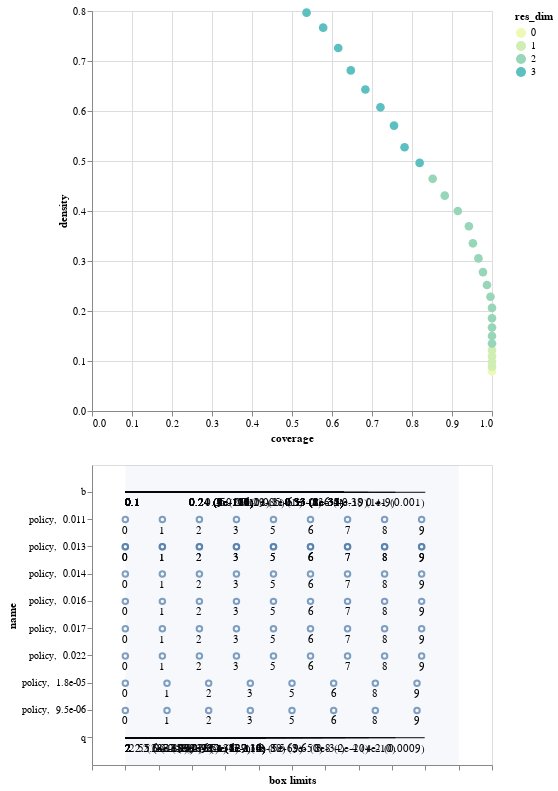

The notebook cell this image was saved under:
### Code cell
box1.inspect_tradeoff()

### Figure 1 — Vega-Lite specification as saved in the notebook (floating-point values rounded to 4 significant figures)
{"$schema": "https://vega.github.io/schema/vega-lite/v3.4.0.json", "config": {"mark": {"tooltip": null}, "view": {"height": 300, "width": 400}}, "datasets": {"data-052dce0515998b56553896d4521f564b": [{"id": 1, "maximum": 0.45, "minimum": 0.1003, "name": "b", "qp_lower": -1, "qp_upper": 0.001198, "x1": 0.1003, "x2": 0.4149}, {"id": 2, "maximum": 0.45, "minimum": 0.1003, "name": "b", "qp_lower": -1, "qp_upper": 1.032e-09, "x1": 0.1003, "x2": 0.3836}, {"id": 3, "maximum": 0.45, "minimum": 0.1003, "name": "b", "qp_lower": -1, "qp_upper": 3.934e-19, "x1": 0.1003, "x2": 0.3551}, {"id": 4, "maximum": 0.45, "minimum": 0.1003, "name": "b", "qp_lower": -1, "qp_upper": 1.098e-31, "x1": 0.1003, "x2": 0.3295}, {"id": 5, "maximum": 0.45, "minimum": 0.1003, "name": "b", "qp_lower": -1, "qp_upper": 1.113e-31, "x1": 0.1003, "x2": 0.3295}, {"id": 5, "maximum": 4.498, "minimum": 2.002, "name": "q", "qp_lower": -1, "qp_upper": 0.0008748, "x1": 2.002, "x2": 4.243}, {"id": 6, "maximum": 0.45, "minimum": 0.1003, "name": "b", "qp_lower": -1, "qp_upper": 1.66e-32, "x1": 0.1003, "x2": 0.3295}, {"id": 6, "maximum": 4.498, "minimum": 2.002, "name": "q", "qp_lower": -1, "qp_upper": 3.544e-10, "x1": 2.002, "x2": 4.025}, {"id": 7, "maximum": 0.45, "minimum": 0.1003, "name": "b", "qp_lower": -1, "qp_upper": 2.129e-33, "x1": 0.1003, "x2": 0.3295}, {"id": 7, "maximum": 4.498, "minimum": 2.002, "name": "q", "qp_lower": -1, "qp_upper": 2.402e-20, "x1": 2.002, "x2": 3.825}, {"id": 8, "maximum": 0.45, "minimum": 0.1003, "name": "b", "qp_lower": -1, "qp_upper": 1.967e-34, "x1": 0.1003, "x2": 0.3295}, {"id": 8, "maximum": 4.498, "minimum": 2.002, "name": "q", "qp_lower": -1, "qp_upper": 8.336e-34, "x1": 2.002, "x2": 3.647}, {"id": 9, "maximum": 0.45, "minimum": 0.1003, "name": "b", "qp_lower": -1, "qp_upper": 8.181e-35, "x1": 0.1003, "x2": 0.3295}, {"id": 9, "maximum": 4.498, "minimum": 2.002, "name": "q", "qp_lower": -1, "qp_upper": 2.377e-50, "x1": 2.002, "x2": 3.48}, {"id": 10, "maximum": 0.45, "minimum": 0.1003, "name": "b", "qp_lower": -1, "qp_upper": 1.273e-35, "x1": 0.1003, "x2": 0.3295}, {"id": 10, "maximum": 4.498, "minimum": 2.002, "name": "q", "qp_lower": -1, "qp_upper": 4.501e-69, "x1": 2.002, "x2": 3.333}, {"id": 11, "maximum": 0.45, "minimum": 0.1003, "name": "b", "qp_lower": -1, "qp_upper": 7.676e-37, "x1": 0.1003, "x2": 0.3295}, {"id": 11, "maximum": 4.498, "minimum": 2.002, "name": "q", "qp_lower": -1, "qp_upper": 1.462e-88, "x1": 2.002, "x2": 3.205}, {"id": 12, "maximum": 0.45, "minimum": 0.1003, "name": "b", "qp_lower": -1, "qp_upper": 8.279e-34, "x1": 0.1003, "x2": 0.3295}, {"id": 12, "maximum": 4.498, "minimum": 2.002, "name": "q", "qp_lower": -1, "qp_upper": 5.662e-110, "x1": 2.002, "x2": 3.054}, {"id": 13, "maximum": 0.45, "minimum": 0.1003, "name": "b", "qp_lower": -1, "qp_upper": 1.378e-48, "x1": 0.1003, "x2": 0.3067}, {"id": 13, "maximum": 4.498, "minimum": 2.002, "name": "q", "qp_lower": -1, "qp_upper": 1.073e-110, "x1": 2.002, "x2": 3.054}, {"id": 14, "maximum": 0.45, "minimum": 0.1003, "name": "b", "qp_lower": -1, "qp_upper": 1.232e-65, "x1": 0.1003, "x2": 0.2863}, {"id": 14, "maximum": 4.498, "minimum": 2.002, "name": "q", "qp_lower": -1, "qp_upper": 9.85e-113, "x1": 2.002, "x2": 3.054}, {"id": 15, "maximum": 0.45, "minimum": 0.1003, "name": "b", "qp_lower": -1, "qp_upper": 1.365e-85, "x1": 0.1003, "x2": 0.2674}, {"id": 15, "maximum": 4.498, "minimum": 2.002, "name": "q", "qp_lower": -1, "qp_upper": 1.627e-114, "x1": 2.002, "x2": 3.054}, {"id": 16, "maximum": 0.45, "minimum": 0.1003, "name": "b", "qp_lower": -1, "qp_upper": 1.517e-101, "x1": 0.1003, "x2": 0.2518}, {"id": 16, "maximum": 4.498, "minimum": 2.002, "name": "q", "qp_lower": -1, "qp_upper": 1.641e-116, "x1": 2.002, "x2": 3.054}, {"id": 17, "maximum": 0.45, "minimum": 0.1003, "name": "b", "qp_lower": -1, "qp_upper": 4.733e-116, "x1": 0.1003, "x2": 0.2354}, {"id": 17, "maximum": 4.498, "minimum": 2.002, "name": "q", "qp_lower": -1, "qp_upper": 4.16e-114, "x1": 2.002, "x2": 3.054}, {"id": 18, "maximum": 0.45, "minimum": 0.1003, "name": "b", "qp_lower": -1, "qp_upper": 1.32e-114, "x1": 0.1003, "x2": 0.2354}, {"id": 18, "maximum": 4.498, "minimum": 2.002, "name": "q", "qp_lower": -1, "qp_upper": 1.735e-129, "x1": 2.002, "x2": 2.946}, {"id": 19, "maximum": 0.45, "minimum": 0.1003, "name": "b", "qp_lower": -1, "qp_upper": 1.626e-112, "x1": 0.1003, "x2": 0.2354}, {"id": 19, "maximum": 4.498, "minimum": 2.002, "name": "q", "qp_lower": -1, "qp_upper": 2.148e-127, "x1": 2.002, "x2": 2.946}, {"id": 20, "maximum": 0.45, "minimum": 0.1003, "name": "b", "qp_lower": -1, "qp_upper": 3.955e-111, "x1": 0.1003, "x2": 0.2354}, {"id": 20, "maximum": 4.498, "minimum": 2.002, "name": "q", "qp_lower": -1, "qp_upper": 1.227e-137, "x1": 2.002, "x2": 2.855}, {"id": 21, "maximum": 0.45, "minimum": 0.1003, "name": "b", "qp_lower": -1, "qp_upper": 8.626e-111, "x1": 0.1003, "x2": 0.2354}, {"id": 21, "maximum": 4.498, "minimum": 2.002, "name": "q", "qp_lower": -1, "qp_upper": 1.579e-154, "x1": 2.002, "x2": 2.762}, {"id": 22, "maximum": 0.45, "minimum": 0.1003, "name": "b", "qp_lower": -1, "qp_upper": 3.472e-115, "x1": 0.1003, "x2": 0.2354}, {"id": 22, "maximum": 4.498, "minimum": 2.002, "name": "q", "qp_lower": -1, "qp_upper": 3.061e-165, "x1": 2.002, "x2": 2.707}, {"id": 23, "maximum": 0.45, "minimum": 0.1003, "name": "b", "qp_lower": -1, "qp_upper": 8.316e-120, "x1": 0.1003, "x2": 0.2354}, {"id": 23, "maximum": 4.498, "minimum": 2.002, "name": "q", "qp_lower": -1, "qp_upper": 4.795e-173, "x1": 2.002, "x2": 2.659}, {"id": 24, "maximum": 0.45, "minimum": 0.1003, "name": "b", "qp_lower": -1, "qp_upper": 2.223e-111, "x1": 0.1003, "x2": 0.2354}, {"id": 24, "maximum": 4.498, "minimum": 2.002, "name": "q", "qp_lower": -1, "qp_upper": 9.971e-181, "x1": 2.002, "x2": 2.573}, {"id": 25, "maximum": 0.45, "minimum": 0.1003, "name": "b", "qp_lower": -1, "qp_upper": 4.486e-110, "x1": 0.1003, "x2": 0.2354}, {"id": 25, "maximum": 4.498, "minimum": 2.002, "name": "q", "qp_lower": -1, "qp_upper": 4.142e-190, "x1": 2.002, "x2": 2.513}, {"id": 26, "maximum": 0.45, "minimum": 0.1003, "name": "b", "qp_lower": -1, "qp_upper": 8.651e-108, "x1": 0.1003, "x2": 0.2354}, {"id": 26, "maximum": 4.498, "minimum": 2.002, "name": "q", "qp_lower": -1, "qp_upper": 8.17e-183, "x1": 2.002, "x2": 2.513}, {"id": 27, "maximum": 0.45, "minimum": 0.1003, "name": "b", "qp_lower": -1, "qp_upper": 2.284e-108, "x1": 0.1003, "x2": 0.2354}, {"id": 27, "maximum": 4.498, "minimum": 2.002, "name": "q", "qp_lower": -1, "qp_upper": 1.763e-182, "x1": 2.002, "x2": 2.472}], "data-5148fb4b123a28473f227c71ad6f5f42": [{"coverage": 1, "density": 0.0796, "id": 0, "mass": 1, "mean": 0.0796, "res_dim": 0}, {"coverage": 1, "density": 0.08844, "id": 1, "mass": 0.9, "mean": 0.08844, "res_dim": 1}, {"coverage": 1, "density": 0.09827, "id": 2, "mass": 0.81, "mean": 0.09827, "res_dim": 1}, {"coverage": 1, "density": 0.1092, "id": 3, "mass": 0.729, "mean": 0.1092, "res_dim": 1}, {"coverage": 1, "density": 0.1213, "id": 4, "mass": 0.656, "mean": 0.1213, "res_dim": 1}, {"coverage": 1, "density": 0.1349, "id": 5, "mass": 0.59, "mean": 0.1349, "res_dim": 2}, {"coverage": 1, "density": 0.1499, "id": 6, "mass": 0.531, "mean": 0.1499, "res_dim": 2}, {"coverage": 1, "density": 0.1669, "id": 7, "mass": 0.477, "mean": 0.1669, "res_dim": 2}, {"coverage": 1, "density": 0.1855, "id": 8, "mass": 0.429, "mean": 0.1855, "res_dim": 2}, {"coverage": 1, "density": 0.2062, "id": 9, "mass": 0.386, "mean": 0.2062, "res_dim": 2}, {"coverage": 0.9962, "density": 0.2285, "id": 10, "mass": 0.347, "mean": 0.2285, "res_dim": 2}, {"coverage": 0.9874, "density": 0.2519, "id": 11, "mass": 0.312, "mean": 0.2519, "res_dim": 2}, {"coverage": 0.9774, "density": 0.2779, "id": 12, "mass": 0.28, "mean": 0.2779, "res_dim": 2}, {"coverage": 0.9661, "density": 0.3052, "id": 13, "mass": 0.252, "mean": 0.3052, "res_dim": 2}, {"coverage": 0.9523, "density": 0.3354, "id": 14, "mass": 0.226, "mean": 0.3354, "res_dim": 2}, {"coverage": 0.9422, "density": 0.3695, "id": 15, "mass": 0.203, "mean": 0.3695, "res_dim": 2}, {"coverage": 0.9146, "density": 0.4, "id": 16, "mass": 0.182, "mean": 0.4, "res_dim": 2}, {"coverage": 0.8819, "density": 0.4307, "id": 17, "mass": 0.163, "mean": 0.4307, "res_dim": 2}, {"coverage": 0.8518, "density": 0.4644, "id": 18, "mass": 0.146, "mean": 0.4644, "res_dim": 2}, {"coverage": 0.8191, "density": 0.4962, "id": 19, "mass": 0.1314, "mean": 0.4962, "res_dim": 3}, {"coverage": 0.7814, "density": 0.5276, "id": 20, "mass": 0.1179, "mean": 0.5276, "res_dim": 3}, {"coverage": 0.755, "density": 0.5708, "id": 21, "mass": 0.1053, "mean": 0.5708, "res_dim": 3}, {"coverage": 0.7211, "density": 0.6074, "id": 22, "mass": 0.0945, "mean": 0.6074, "res_dim": 3}, {"coverage": 0.6834, "density": 0.643, "id": 23, "mass": 0.0846, "mean": 0.643, "res_dim": 3}, {"coverage": 0.647, "density": 0.6812, "id": 24, "mass": 0.0756, "mean": 0.6812, "res_dim": 3}, {"coverage": 0.6156, "density": 0.7259, "id": 25, "mass": 0.0675, "mean": 0.7259, "res_dim": 3}, {"coverage": 0.5779, "density": 0.7667, "id": 26, "mass": 0.06, "mean": 0.7667, "res_dim": 3}, {"coverage": 0.5364, "density": 0.7966, "id": 27, "mass": 0.0536, "mean": 0.7966, "res_dim": 3}], "data-95a37c3e21ee2fc2bb7f047a57569a70": [{"id": 19, "item": 0, "n_items": 10, "name": "policy,  0.011", "x": 0}, {"id": 19, "item": 1, "n_items": 10, "name": "policy,  0.011", "x": 0.1111}, {"id": 19, "item": 2, "n_items": 10, "name": "policy,  0.011", "x": 0.2222}, {"id": 19, "item": 3, "n_items": 10, "name": "policy,  0.011", "x": 0.3333}, {"id": 19, "item": 5, "n_items": 10, "name": "policy,  0.011", "x": 0.4444}, {"id": 19, "item": 6, "n_items": 10, "name": "policy,  0.011", "x": 0.5556}, {"id": 19, "item": 7, "n_items": 10, "name": "policy,  0.011", "x": 0.6667}, {"id": 19, "item": 8, "n_items": 10, "name": "policy,  0.011", "x": 0.7778}, {"id": 19, "item": 9, "n_items": 10, "name": "policy,  0.011", "x": 0.8889}, {"id": 20, "item": 0, "n_items": 10, "name": "policy,  0.013", "x": 0}, {"id": 20, "item": 1, "n_items": 10, "name": "policy,  0.013", "x": 0.1111}, {"id": 20, "item": 2, "n_items": 10, "name": "policy,  0.013", "x": 0.2222}, {"id": 20, "item": 3, "n_items": 10, "name": "policy,  0.013", "x": 0.3333}, {"id": 20, "item": 5, "n_items": 10, "name": "policy,  0.013", "x": 0.4444}, {"id": 20, "item": 6, "n_items": 10, "name": "policy,  0.013", "x": 0.5556}, {"id": 20, "item": 7, "n_items": 10, "name": "policy,  0.013", "x": 0.6667}, {"id": 20, "item": 8, "n_items": 10, "name": "policy,  0.013", "x": 0.7778}, {"id": 20, "item": 9, "n_items": 10, "name": "policy,  0.013", "x": 0.8889}, {"id": 21, "item": 0, "n_items": 10, "name": "policy,  0.013", "x": 0}, {"id": 21, "item": 1, "n_items": 10, "name": "policy,  0.013", "x": 0.1111}, {"id": 21, "item": 2, "n_items": 10, "name": "policy,  0.013", "x": 0.2222}, {"id": 21, "item": 3, "n_items": 10, "name": "policy,  0.013", "x": 0.3333}, {"id": 21, "item": 5, "n_items": 10, "name": "policy,  0.013", "x": 0.4444}, {"id": 21, "item": 6, "n_items": 10, "name": "policy,  0.013", "x": 0.5556}, {"id": 21, "item": 7, "n_items": 10, "name": "policy,  0.013", "x": 0.6667}, {"id": 21, "item": 8, "n_items": 10, "name": "policy,  0.013", "x": 0.7778}, {"id": 21, "item": 9, "n_items": 10, "name": "policy,  0.013", "x": 0.8889}, {"id": 22, "item": 0, "n_items": 10, "name": "policy,  0.014", "x": 0}, {"id": 22, "item": 1, "n_items": 10, "name": "policy,  0.014", "x": 0.1111}, {"id": 22, "item": 2, "n_items": 10, "name": "policy,  0.014", "x": 0.2222}, {"id": 22, "item": 3, "n_items": 10, "name": "policy,  0.014", "x": 0.3333}, {"id": 22, "item": 5, "n_items": 10, "name": "policy,  0.014", "x": 0.4444}, {"id": 22, "item": 6, "n_items": 10, "name": "policy,  0.014", "x": 0.5556}, {"id": 22, "item": 7, "n_items": 10, "name": "policy,  0.014", "x": 0.6667}, {"id": 22, "item": 8, "n_items": 10, "name": "policy,  0.014", "x": 0.7778}, {"id": 22, "item": 9, "n_items": 10, "name": "policy,  0.014", "x": 0.8889}, {"id": 23, "item": 0, "n_items": 10, "name": "policy,  0.016", "x": 0}, {"id": 23, "item": 1, "n_items": 10, "name": "policy,  0.016", "x": 0.1111}, {"id": 23, "item": 2, "n_items": 10, "name": "policy,  0.016", "x": 0.2222}, {"id": 23, "item": 3, "n_items": 10, "name": "policy,  0.016", "x": 0.3333}, {"id": 23, "item": 5, "n_items": 10, "name": "policy,  0.016", "x": 0.4444}, {"id": 23, "item": 6, "n_items": 10, "name": "policy,  0.016", "x": 0.5556}, {"id": 23, "item": 7, "n_items": 10, "name": "policy,  0.016", "x": 0.6667}, {"id": 23, "item": 8, "n_items": 10, "name": "policy,  0.016", "x": 0.7778}, {"id": 23, "item": 9, "n_items": 10, "name": "policy,  0.016", "x": 0.8889}, {"id": 24, "item": 0, "n_items": 10, "name": "policy,  0.017", "x": 0}, {"id": 24, "item": 1, "n_items": 10, "name": "policy,  0.017", "x": 0.1111}, {"id": 24, "item": 2, "n_items": 10, "name": "policy,  0.017", "x": 0.2222}, {"id": 24, "item": 3, "n_items": 10, "name": "policy,  0.017", "x": 0.3333}, {"id": 24, "item": 5, "n_items": 10, "name": "policy,  0.017", "x": 0.4444}, {"id": 24, "item": 6, "n_items": 10, "name": "policy,  0.017", "x": 0.5556}, {"id": 24, "item": 7, "n_items": 10, "name": "policy,  0.017", "x": 0.6667}, {"id": 24, "item": 8, "n_items": 10, "name": "policy,  0.017", "x": 0.7778}, {"id": 24, "item": 9, "n_items": 10, "name": "policy,  0.017", "x": 0.8889}, {"id": 25, "item": 0, "n_items": 10, "name": "policy,  0.022", "x": 0}, {"id": 25, "item": 1, "n_items": 10, "name": "policy,  0.022", "x": 0.1111}, {"id": 25, "item": 2, "n_items": 10, "name": "policy,  0.022", "x": 0.2222}, {"id": 25, "item": 3, "n_items": 10, "name": "policy,  0.022", "x": 0.3333}, {"id": 25, "item": 5, "n_items": 10, "name": "policy,  0.022", "x": 0.4444}, {"id": 25, "item": 6, "n_items": 10, "name": "policy,  0.022", "x": 0.5556}, {"id": 25, "item": 7, "n_items": 10, "name": "policy,  0.022", "x": 0.6667}, {"id": 25, "item": 8, "n_items": 10, "name": "policy,  0.022", "x": 0.7778}, {"id": 25, "item": 9, "n_items": 10, "name": "policy,  0.022", "x": 0.8889}, {"id": 26, "item": 0, "n_items": 9, "name": "policy,  1.8e-05", "x": 0}, {"id": 26, "item": 1, "n_items": 9, "name": "policy,  1.8e-05", "x": 0.125}, {"id": 26, "item": 2, "n_items": 9, "name": "policy,  1.8e-05", "x": 0.25}, {"id": 26, "item": 3, "n_items": 9, "name": "policy,  1.8e-05", "x": 0.375}, {"id": 26, "item": 5, "n_items": 9, "name": "policy,  1.8e-05", "x": 0.5}, {"id": 26, "item": 6, "n_items": 9, "name": "policy,  1.8e-05", "x": 0.625}, {"id": 26, "item": 8, "n_items": 9, "name": "policy,  1.8e-05", "x": 0.75}, {"id": 26, "item": 9, "n_items": 9, "name": "policy,  1.8e-05", "x": 0.875}, {"id": 27, "item": 0, "n_items": 9, "name": "policy,  9.5e-06", "x": 0}, {"id": 27, "item": 1, "n_items": 9, "name": "policy,  9.5e-06", "x": 0.125}, {"id": 27, "item": 2, "n_items": 9, "name": "policy,  9.5e-06", "x": 0.25}, {"id": 27, "item": 3, "n_items": 9, "name": "policy,  9.5e-06", "x": 0.375}, {"id": 27, "item": 5, "n_items": 9, "name": "policy,  9.5e-06", "x": 0.5}, {"id": 27, "item": 6, "n_items": 9, "name": "policy,  9.5e-06", "x": 0.625}, {"id": 27, "item": 8, "n_items": 9, "name": "policy,  9.5e-06", "x": 0.75}, {"id": 27, "item": 9, "n_items": 9, "name": "policy,  9.5e-06", "x": 0.875}], "data-bb8d07f6df3d47a6a475317795287b23": [{"end": 1, "start": 0}]}, "vconcat": [{"data": {"name": "data-5148fb4b123a28473f227c71ad6f5f42"}, "encoding": {"color": {"field": "res_dim", "scale": {"range": ["#eff9b6", "#d0edb3", "#97d6b9", "#5dc0c0", "#31a5c2", "#1f80b8", "#2354a3", "#21318d"]}, "type": "ordinal"}, "opacity": {"condition": {"selection": "selector001", "value": 1}, "value": 0.4}, "tooltip": [{"field": "id", "type": "ordinal"}, {"field": "coverage", "format": ".2", "type": "quantitative"}, {"field": "density", "format": ".2", "type": "quantitative"}, {"field": "res_dim", "type": "ordinal"}], "x": {"field": "coverage", "type": "quantitative"}, "y": {"field": "density", "type": "quantitative"}}, "height": 400, "mark": {"size": 75, "type": "circle"}, "selection": {"selector001": {"fields": ["id"], "type": "single"}}, "width": 400}, {"layer": [{"data": {"name": "data-052dce0515998b56553896d4521f564b"}, "encoding": {"x": {"axis": {"grid": false, "labels": false, "title": "box limits"}, "field": "x_lower", "scale": {"domain": [0, 1], "padding": 0.1}, "type": "quantitative"}, "x2": {"field": "x_upper"}, "y": {"field": "name", "scale": {"padding": 1}, "type": "nominal"}}, "mark": "rule", "transform": [{"as": "x_lower", "calculate": "(datum.x1-datum.minimum)/(datum.maximum-datum.minimum)"}, {"as": "x_upper", "calculate": "(datum.x2-datum.minimum)/(datum.maximum-datum.minimum)"}, {"filter": {"selection": "selector001"}}], "width": 400}, {"data": {"name": "data-052dce0515998b56553896d4521f564b"}, "encoding": {"text": {"field": "text", "type": "ordinal"}, "x": {"axis": {"grid": false, "labels": false, "title": "box limits"}, "field": "x_lower", "scale": {"domain": [0, 1], "padding": 0.1}, "type": "quantitative"}, "x2": {"field": "x_upper"}, "y": {"field": "name", "scale": {"padding": 1}, "type": "nominal"}}, "mark": {"align": "left", "baseline": "top", "dy": 5, "type": "text"}, "transform": [{"as": "x_lower", "calculate": "(datum.x1-datum.minimum)/(datum.maximum-datum.minimum)"}, {"as": "x_upper", "calculate": "(datum.x2-datum.minimum)/(datum.maximum-datum.minimum)"}, {"filter": {"selection": "selector001"}}, {"as": "text", "calculate": "datum.qp_lower>0?format(datum.x1, \".2\")+\" (\"+format(datum.qp_lower, \".1~g\")+\")\" :format(datum.x1, \".2\")"}], "width": 400}, {"data": {"name": "data-052dce0515998b56553896d4521f564b"}, "encoding": {"text": {"field": "text", "type": "ordinal"}, "x": {"field": "x_upper", "type": "quantitative"}, "x2": {"field": "x_upper"}, "y": {"field": "name", "scale": {"padding": 1}, "type": "nominal"}}, "mark": {"align": "right", "baseline": "top", "dy": 5, "type": "text"}, "transform": [{"as": "x_lower", "calculate": "(datum.x1-datum.minimum)/(datum.maximum-datum.minimum)"}, {"as": "x_upper", "calculate": "(datum.x2-datum.minimum)/(datum.maximum-datum.minimum)"}, {"filter": {"selection": "selector001"}}, {"as": "text", "calculate": "datum.qp_upper>0?format(datum.x2, \".2\")+\" (\"+format(datum.qp_upper, \".1\")+\")\" :format(datum.x2, \".2\")"}], "width": 400}, {"data": {"name": "data-bb8d07f6df3d47a6a475317795287b23"}, "encoding": {"x": {"field": "start", "type": "quantitative"}, "x2": {"field": "end"}}, "mark": {"opacity": 0.05, "type": "rect"}}, {"data": {"name": "data-95a37c3e21ee2fc2bb7f047a57569a70"}, "encoding": {"x": {"field": "x", "type": "quantitative"}, "y": {"field": "name", "type": "nominal"}}, "mark": "point", "transform": [{"filter": {"selection": "selector001"}}], "width": 400}, {"data": {"name": "data-95a37c3e21ee2fc2bb7f047a57569a70"}, "encoding": {"text": {"field": "item", "type": "nominal"}, "x": {"field": "x", "type": "quantitative"}, "y": {"field": "name", "type": "nominal"}}, "mark": {"align": "center", "baseline": "top", "dy": 5, "type": "text"}, "transform": [{"filter": {"selection": "selector001"}}], "width": 400}]}]}
